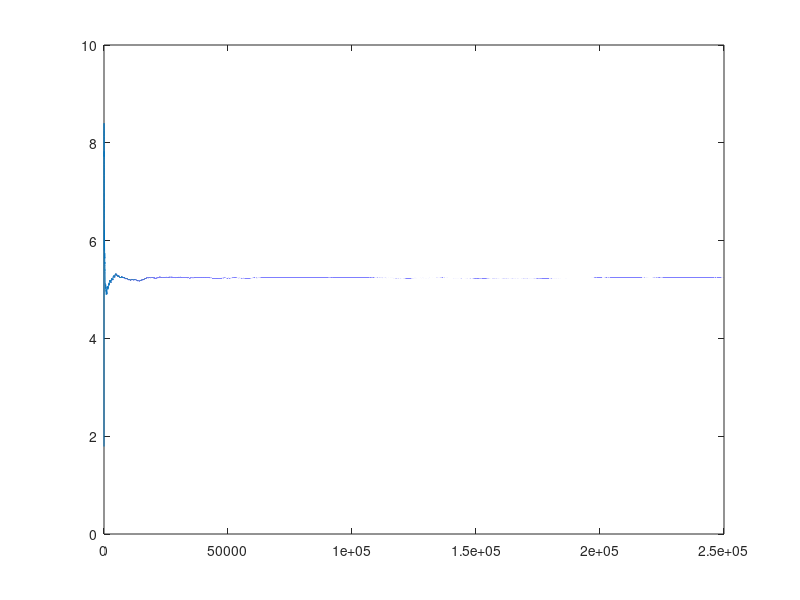
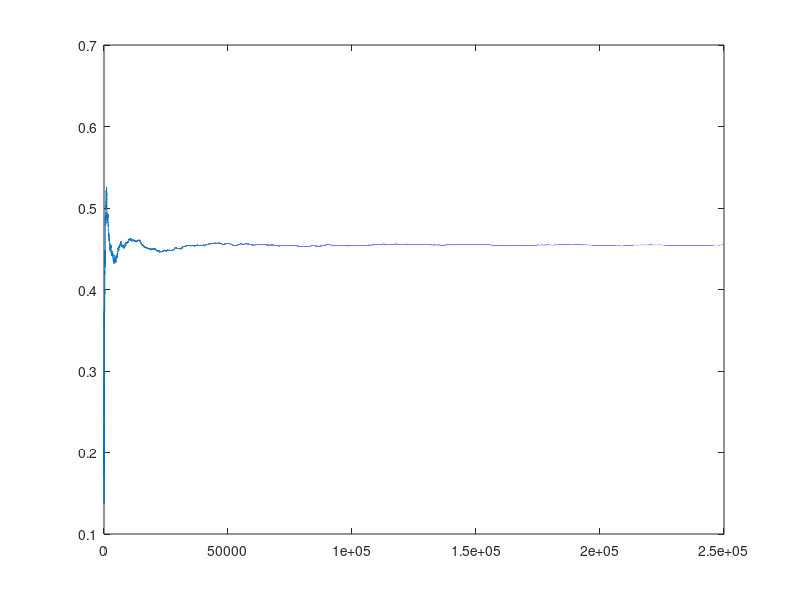

Write MATLAB code to recreate these figures, in order.
lamda=1;
nsamples =50000;
c = 10;
x = zeros(5*nsamples,5);
%initialize with exponential variables
x(1,:)  =  [exprnd(lamda) exprnd(lamda) exprnd(lamda) exprnd(lamda) exprnd(lamda)];
k=1;
for i = 1: nsamples-1    
    for j = 1:5
        x(k+1,:) = x(k,:);
        if ((sum(x(k,:))- x(k,j))>c)
            x(k+1,j) = exprnd(lamda);
        else
            x(k+1,j)=(c- sum(x(k,:))+ x(k,j))+ exprnd(lamda);
        end
        k = k+1;
    end   
end

X_max = max(x,[],2);
X_min = min(x,[],2);

Cum_X_max = cumsum(X_max);
Cum_X_min = cumsum(X_min);
Axis_X = [1:1:(5*nsamples)]';
Erg_max_X =(Cum_X_max)./Axis_X;
Erg_min_X =(Cum_X_min)./Axis_X;

plot (Axis_X, Erg_max_X)
figure
plot (Axis_X, Erg_min_X)




